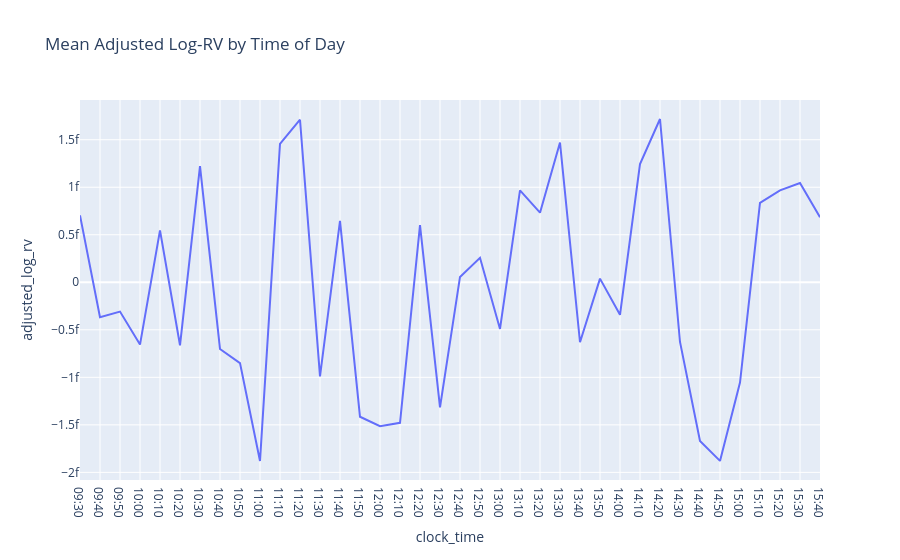

The notebook cell this image was saved under:
### Code cell
intraday_mean = data.groupby("clock_time")["log_realised_variance"].transform("mean")
data["adjusted_log_rv"] = data["log_realised_variance"] - intraday_mean
data["adjusted_log_rv"] = data["adjusted_log_rv"] - data["adjusted_log_rv"].mean()

adjusted_profile = data.groupby("clock_time")["adjusted_log_rv"].mean().reset_index()

fig = px.line(adjusted_profile, x="clock_time", y="adjusted_log_rv", title="Mean Adjusted Log-RV by Time of Day")
fig.show()

print("Overall adjusted mean:", data["adjusted_log_rv"].mean())

### Figure 1 — Plotly figure (JSON) as saved in the notebook; plotly's stock layout.template omitted (floating-point values rounded to 4 significant figures)
{"data": [{"hovertemplate": "clock_time=%{x}<br>adjusted_log_rv=%{y}<extra></extra>", "legendgroup": "", "line": {"color": "#636efa", "dash": "solid"}, "marker": {"symbol": "circle"}, "mode": "lines", "name": "", "orientation": "v", "showlegend": false, "type": "scatter", "x": ["09:30", "09:40", "09:50", "10:00", "10:10", "10:20", "10:30", "10:40", "10:50", "11:00", "11:10", "11:20", "11:30", "11:40", "11:50", "12:00", "12:10", "12:20", "12:30", "12:40", "12:50", "13:00", "13:10", "13:20", "13:30", "13:40", "13:50", "14:00", "14:10", "14:20", "14:30", "14:40", "14:50", "15:00", "15:10", "15:20", "15:30", "15:40"], "xaxis": "x", "y": [7.042e-16, -3.673e-16, -3.079e-16, -6.551e-16, 5.47e-16, -6.628e-16, 1.222e-15, -7.018e-16, -8.505e-16, -1.88e-15, 1.457e-15, 1.71e-15, -9.898e-16, 6.457e-16, -1.415e-15, -1.515e-15, -1.479e-15, 6.018e-16, -1.316e-15, 5.612e-17, 2.574e-16, -4.911e-16, 9.677e-16, 7.326e-16, 1.471e-15, -6.312e-16, 3.863e-17, -3.426e-16, 1.244e-15, 1.718e-15, -6.281e-16, -1.669e-15, -1.88e-15, -1.056e-15, 8.366e-16, 9.667e-16, 1.044e-15, 6.84e-16], "yaxis": "y"}], "layout": {"legend": {"tracegroupgap": 0}, "title": {"text": "Mean Adjusted Log-RV by Time of Day"}, "xaxis": {"anchor": "y", "domain": [0, 1], "title": {"text": "clock_time"}}, "yaxis": {"anchor": "x", "domain": [0, 1], "title": {"text": "adjusted_log_rv"}}}}
